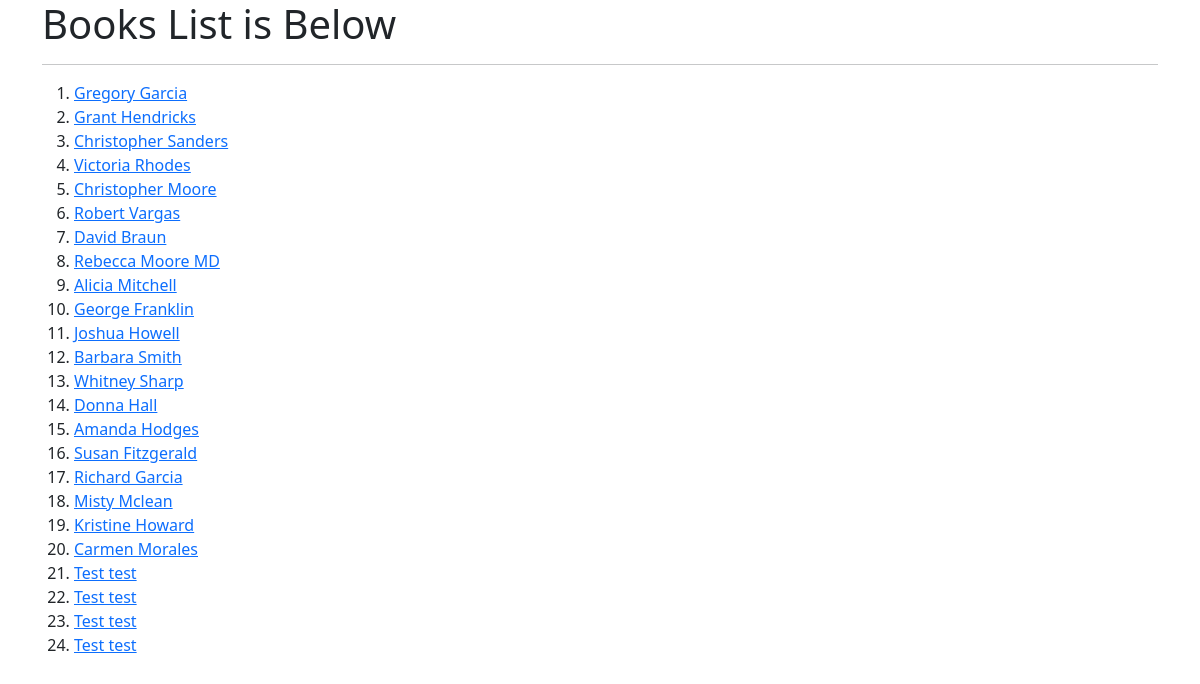
The page /app2/ on the database its author committed.
### myapp2/models.py (models this page shows, shortened)
class Book(models.Model):
    title = models.CharField(max_length=300)
    author = models.CharField(max_length=30)
    pages = models.IntegerField()
    price = models.FloatField()

### myapp2/views.py (the view)
# urls.py: path('', views.BookListView.as_view(), name='home'),
class BookListView(ListView):
    model = Book

### templates/myapp2/book_list.html
<!DOCTYPE html>
{% extends "myapp2/base.html" %}
{% load static %}
{% block  child_block%}
    <div class="container">
        <h1> Books List is Below </h1><hr>
        <ol>
            {% for book in book_list%}
                <li><a href = "/app2/{{book.id}}">{{book.title}}</a></li>
            {% endfor %}
        </ol>
    </div>
{% endblock  %}

### rows shown on the page
Book: title "Gregory Garcia"
Book: title "Grant Hendricks"
Book: title "Christopher Sanders"
Book: title "Victoria Rhodes"
Book: title "Christopher Moore"
Book: title "Robert Vargas"
Book: title "David Braun"
Book: title "Rebecca Moore MD"
Book: title "Alicia Mitchell"
Book: title "George Franklin"
Book: title "Joshua Howell"
Book: title "Barbara Smith"
Book: title "Whitney Sharp"
Book: title "Donna Hall"
Book: title "Amanda Hodges"
Book: title "Susan Fitzgerald"
Book: title "Richard Garcia"
Book: title "Misty Mclean"
Book: title "Kristine Howard"
Book: title "Carmen Morales"
Book: title "Test test"
Book: title "Test test"
Book: title "Test test"
Book: title "Test test"
